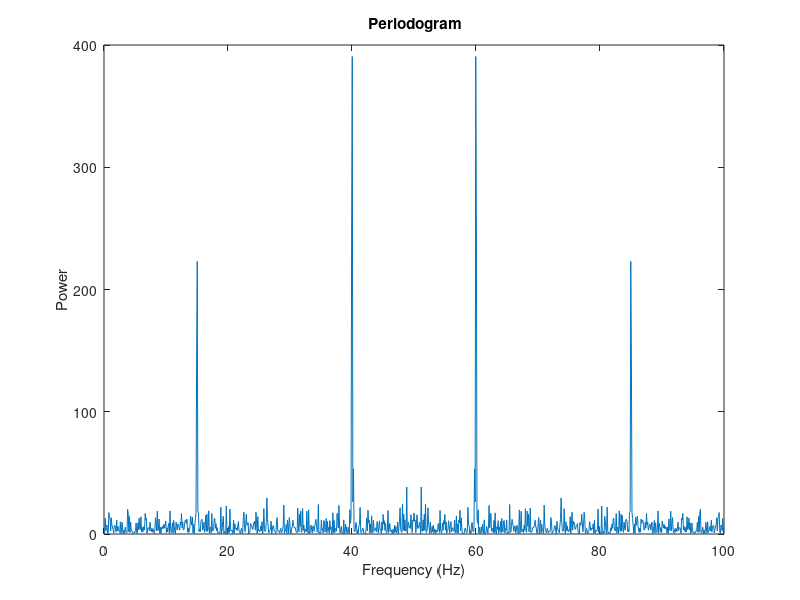

Here is the MATLAB script that generated this plot:
clear,clc
%% Consider the following data x with two component frequencies of differing amplitude and phase buried in noise.
fs = 100;                                % Sample frequency (Hz)
t = 0:  1/fs:  10-1/fs;                  % 10 sec sample -> start:step:end
%t = 0:0.001:10;
x = (1.3)*sin(2*pi*15*t) ...             % 15 Hz component
  + (1.7)*sin(2*pi*40*(t-2)) ...         % 40 Hz component
  + 2.5*gallery('normaldata',size(t),4); % Gaussian noise;

plot(t,x);

%% Use fft to compute the DFT y and its power.

m = length(x);          % Window length
n = pow2(nextpow2(m));  % Transform length
y = fft(x,n);           % DFT
f = (0:n-1)*(fs/n);     % Frequency range
power = y.*conj(y)/n;   % Power of the DFT

%% To visualize the DFT, plots of abs(y), abs(y).^2, and log(abs(y)) are all common. A plot of power versus frequency is called a periodogram.

plot(f,power)
%plot(f,abs(y))
xlabel('Frequency (Hz)')
ylabel('Power')
title('{\bf Periodogram}')